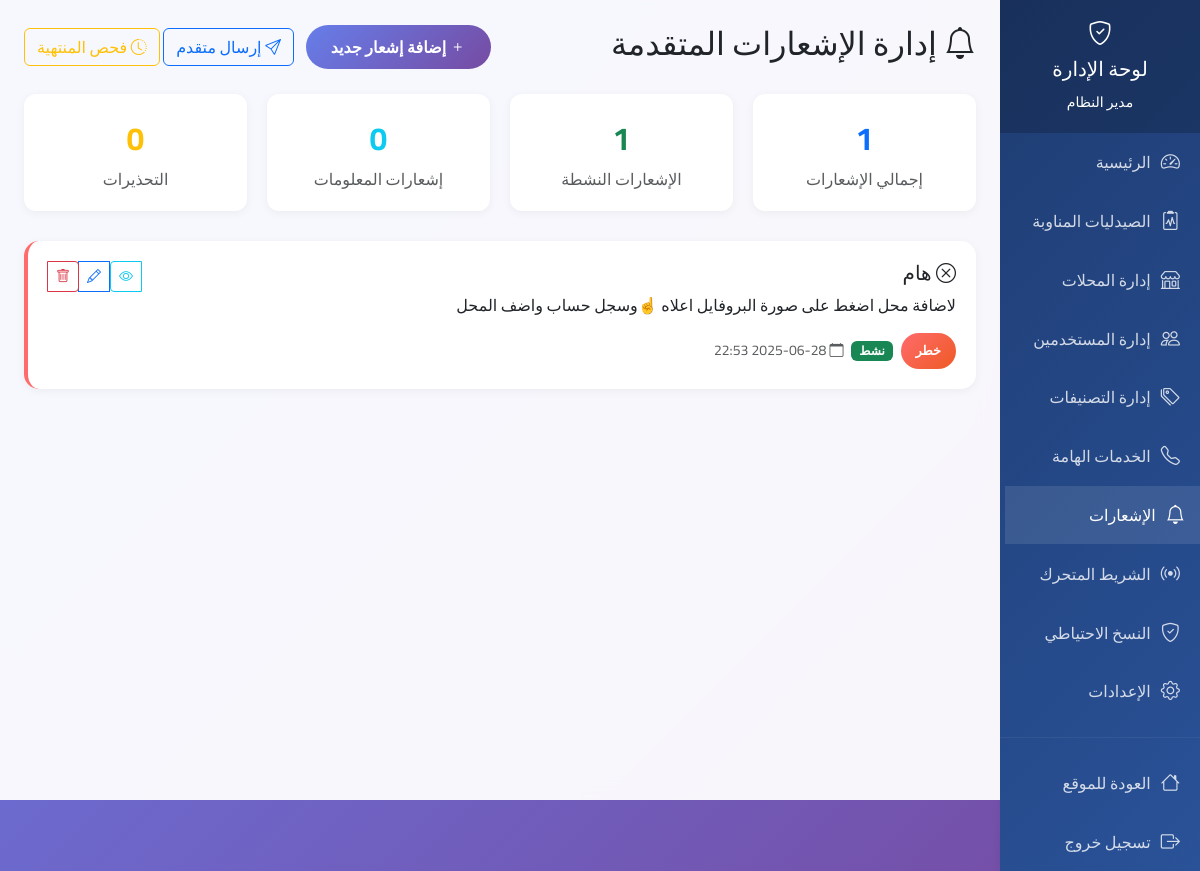
The app's page /admin/notifications (signed in), older data.
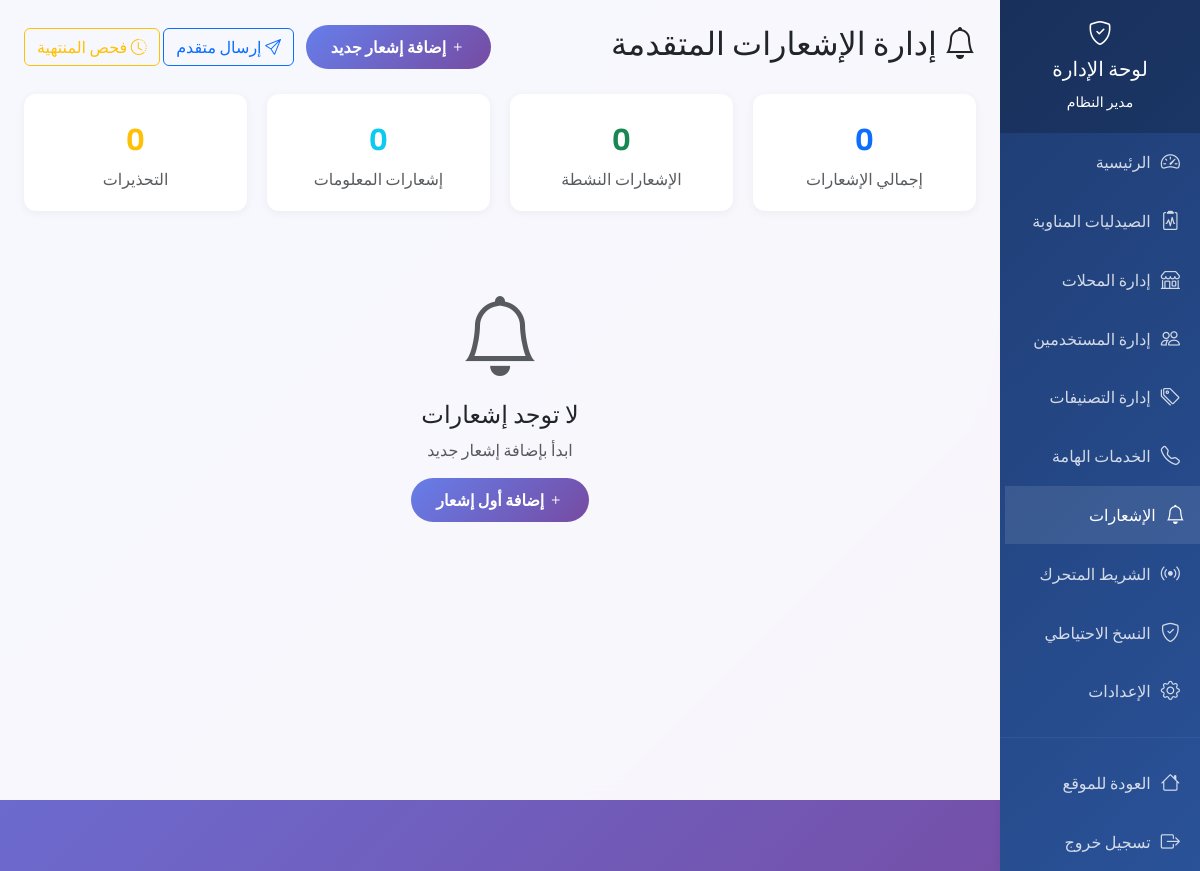
The same page, newer data.
### tables this page shows
CREATE TABLE notifications (
            id INTEGER PRIMARY KEY AUTOINCREMENT,
            title TEXT NOT NULL,
            message TEXT NOT NULL,
            type TEXT,
            is_active BOOLEAN DEFAULT 1,
            created_at TIMESTAMP DEFAULT CURRENT_TIMESTAMP,
            expires_at TIMESTAMP
        );

### app.py (the view)
@app.route('/admin/notifications')
def admin_notifications():
    if 'user_id' not in session or not session.get('is_admin'):
        flash('ليس لديك صلاحية للوصول لهذه الصفحة', 'error')
        return redirect(url_for('index'))
    conn = sqlite3.connect('hussainiya_stores.db')
    cursor = conn.cursor()
    cursor.execute('SELECT * FROM notifications ORDER BY created_at DESC')
    notifications = cursor.fetchall()
    conn.close()
    return render_template('admin_notifications.html', notifications=notifications)

### app.py (called while the page is built, shortened)
@app.before_request
def check_maintenance_mode():
    if request.endpoint and (request.endpoint.startswith('admin_') or
                           request.endpoint == 'login' or
                           request.endpoint == 'logout' or
                           request.endpoint == 'register' or
                           request.endpoint == 'welcome' or
                           request.endpoint == 'save_settings'):
        return

### templates/admin_notifications.html (shortened to what this page needs)
<!DOCTYPE html>
<html lang="ar" dir="rtl">
<head>
    <link href="https://cdn.jsdelivr.net/npm/bootstrap@5.3.0/dist/css/bootstrap.min.css" rel="stylesheet">
    <link href="https://cdn.jsdelivr.net/npm/bootstrap-icons@1.10.0/font/bootstrap-icons.css" rel="stylesheet">
</head>
<body>
    <div class="row g-0">
        <div class="col-md-2">
            <div class="admin-sidebar">
                <div class="sidebar-header">
                    <h4><i class="bi bi-shield-check"></i></h4>
                    <h5>لوحة الإدارة</h5>
                    <small>{{ session.user_name }}</small>
                </div>
                <nav class="sidebar-menu">
                    <a href="{{ url_for('admin_dashboard') }}" class="nav-link">
                        <i class="bi bi-speedometer2"></i>
                        الرئيسية
                    </a>
                    <a href="{{ url_for('admin_duty_pharmacies') }}" class="nav-link">
                        <i class="bi bi-clipboard2-pulse"></i>
                        الصيدليات المناوبة
                    </a>
                    <a href="{{ url_for('admin_stores') }}" class="nav-link">
                        <i class="bi bi-shop"></i>
                        إدارة المحلات
                    </a>
                    <a href="{{ url_for('admin_users') }}" class="nav-link">
                        <i class="bi bi-people"></i>
                        إدارة المستخدمين
                    </a>
                    <a href="{{ url_for('admin_categories') }}" class="nav-link">
                        <i class="bi bi-tags"></i>
                        إدارة التصنيفات
                    </a>
                    <a href="{{ url_for('admin_services') }}" class="nav-link">
                        <i class="bi bi-telephone"></i>
                        الخدمات الهامة
                    </a>
                    <a href="{{ url_for('admin_notifications') }}" class="nav-link active">
                        <i class="bi bi-bell"></i>
                        الإشعارات
                    </a>
                    <a href="{{ url_for('admin_ticker') }}" class="nav-link">
                        <i class="bi bi-broadcast"></i>
                        الشريط المتحرك
                    </a>
                    <a href="{{ url_for('admin_backup') }}" class="nav-link">
                        <i class="bi bi-shield-check"></i>
                        النسخ الاحتياطي
                    </a>
                    <a href="{{ url_for('admin_settings') }}" class="nav-link">
                        <i class="bi bi-gear"></i>
                        الإعدادات
                    </a>
                    <hr class="my-3" style="border-color: rgba(255,255,255,0.2);">
                    <a href="{{ url_for('index') }}" class="nav-link">
                        <i class="bi bi-house"></i>
                        العودة للموقع
                    </a>
                    <a href="{{ url_for('logout') }}" class="nav-link">
                        <i class="bi bi-box-arrow-right"></i>
                        تسجيل خروج
                    </a>
                </nav>
            </div>
        </div>
        <div class="col-md-10">
            <div class="admin-content p-4">
                <div class="d-flex justify-content-between align-items-center mb-4">
                    <h2><i class="bi bi-bell"></i> إدارة الإشعارات المتقدمة</h2>
                    <div>
                        <button class="btn btn-admin me-2" data-bs-toggle="modal" data-bs-target="#addNotificationModal">
                            <i class="bi bi-plus"></i> إضافة إشعار جديد
                        </button>
                        <button class="btn btn-outline-primary me-2" data-bs-toggle="modal" data-bs-target="#sendAdvancedModal">
                            <i class="bi bi-send"></i> إرسال متقدم
                        </button>
                        <button class="btn btn-outline-warning" onclick="checkExpiredNotifications()">
                            <i class="bi bi-clock-history"></i> فحص المنتهية
                        </button>
                    </div>
                </div>
                <div class="stats-grid">
                    <div class="stat-card">
                        <div class="stat-number text-primary">{{ notifications|length if notifications else 0 }}</div>
                        <div class="text-muted">إجمالي الإشعارات</div>
                    </div>
                    <div class="stat-card">
                        <div class="stat-number text-success">{{ notifications|selectattr('4')|list|length if notifications else 0 }}</div>
                        <div class="text-muted">الإشعارات النشطة</div>
                    </div>
                    <div class="stat-card">
                        <div class="stat-number text-info">{{ notifications|selectattr('3', 'equalto', 'info')|list|length if notifications else 0 }}</div>
                        <div class="text-muted">إشعارات المعلومات</div>
                    </div>
                    <div class="stat-card">
                        <div class="stat-number text-warning">{{ notifications|selectattr('3', 'equalto', 'warning')|list|length if notifications else 0 }}</div>
                        <div class="text-muted">التحذيرات</div>
                    </div>
                </div>
                {% if notifications %}
                    {% for notification in notifications %}
                    <div class="notification-card {{ notification[3] }} position-relative" data-notification-id="{{ notification[0] }}">
                        <div class="d-flex justify-content-between align-items-start">
                            <div class="flex-grow-1">
                                <h5 class="mb-2">
                                    <i class="bi bi-{{ 'info-circle' if notification[3] == 'info' else ('check-circle' if notification[3] == 'success' else ('exclamation-triangle' if notification[3] == 'warning' else 'x-circle')) }}"></i>
                                    {{ notification[1] }}
                                </h5>
                                <p class="mb-3">{{ notification[2] }}</p>
                                <div class="d-flex flex-wrap gap-2 align-items-center">
                                    <span class="notification-badge notification-{{ notification[3] }}">
                                        {{ 'معلومات' if notification[3] == 'info' else ('نجاح' if notification[3] == 'success' else ('تحذير' if notification[3] == 'warning' else 'خطر')) }}
                                    </span>
                                    {% if notification[4] %}
                                    <span class="badge bg-success">نشط</span>
                                    {% else %}
                                    <span class="badge bg-secondary">معطل</span>
                                    {% endif %}
                                    <small class="text-muted">
                                        <i class="bi bi-calendar"></i> {{ notification[5][:16] if notification[5] else '' }}
                                    </small>
                                </div>
                            </div>
                            <div class="btn-group" role="group">
                                <a href="{{ url_for('admin_notification_details', notification_id=notification[0]) }}"
                                   class="btn btn-sm btn-outline-info">
                                    <i class="bi bi-eye"></i>
                                </a>
                                <button class="btn btn-sm btn-outline-primary" data-bs-toggle="modal"
                                        data-bs-target="#editNotificationModal{{ notification[0] }}">
                                    <i class="bi bi-pencil"></i>
                                </button>
                                <a href="{{ url_for('delete_notification', notification_id=notification[0]) }}"
                                   class="btn btn-sm btn-outline-danger"
                                   onclick="return confirm('هل تريد حذف هذا الإشعار؟')">
                                    <i class="bi bi-trash"></i>
                                </a>
                            </div>
                        </div>
                    </div>
                    {% endfor %}
                {% else %}
                <div class="text-center py-5">
                    <i class="bi bi-bell display-1 text-muted"></i>
                    <h4 class="mt-3">لا توجد إشعارات</h4>
                    <p class="text-muted">ابدأ بإضافة إشعار جديد</p>
                    <button class="btn btn-admin" data-bs-toggle="modal" data-bs-target="#addNotificationModal">
                        <i class="bi bi-plus"></i> إضافة أول إشعار
                    </button>
                </div>
                {% endif %}
            </div>
        </div>
    </div>
</body>
</html>

### templates/admin_notifications.html (style rules this page uses)
:root { --primary-gradient: linear-gradient(135deg, #667eea 0%, #764ba2 100%); --success-gradient: linear-gradient(135deg, #11998e 0%, #38ef7d 100%); --warning-gradient: linear-gradient(135deg, #ff9a9e 0%, #fecfef 100%); --danger-gradient: linear-gradient(135deg, #ff6b6b 0%, #ee5a24 100%); --info-gradient: linear-gradient(135deg, #3498db 0%, #2980b9 100%); }
body { font-family: 'Cairo', sans-serif; background: var(--primary-gradient); min-height: 100vh; }
.admin-sidebar { background: linear-gradient(135deg, #1e3c72 0%, #2a5298 100%); min-height: 100vh; box-shadow: 2px 0 10px rgba(0,0,0,0.1); }
.admin-content { background: rgba(255,255,255,0.95); min-height: 100vh; backdrop-filter: blur(10px); }
.sidebar-header { background: rgba(0,0,0,0.2); padding: 20px; text-align: center; color: white; }
.sidebar-menu .nav-link { color: rgba(255,255,255,0.8); padding: 15px 20px; border: none; border-radius: 0; transition: all 0.3s ease; display: flex; align-items: center; }
.sidebar-menu .nav-link:hover, .sidebar-menu .nav-link.active { background: rgba(255,255,255,0.1); color: white; transform: translateX(5px); }
.sidebar-menu .nav-link i { margin-left: 10px; font-size: 1.2em; }
.btn-admin { background: var(--primary-gradient); border: none; border-radius: 25px; padding: 10px 25px; color: white; font-weight: 600; transition: all 0.3s ease; }
.stats-grid { display: grid; grid-template-columns: repeat(auto-fit, minmax(200px, 1fr)); gap: 20px; margin-bottom: 30px; }
.stat-card { background: white; padding: 20px; border-radius: 12px; text-align: center; box-shadow: 0 2px 10px rgba(0,0,0,0.05); }
.stat-number { font-size: 2rem; font-weight: 700; margin-bottom: 5px; }

Row changes from the older to the newer data that the page shows:
removed notifications: title "هام", message "لاضافة محل اضغط على صورة البروفايل اعلاه ☝️وسجل حساب واضف المحل", type "خطر", is_active "نشط", created_at "2025-06-28 22:53"
Text that changed along with them:
{{ notifications|length if notifications else 0 }}: "1" → "0"
{{ notifications|selectattr('4')|list|length if notifications else 0 }}: "1" → "0"
text now shown: "لا توجد إشعارات ابدأ بإضافة إشعار جديد إضافة أول إشعار"
